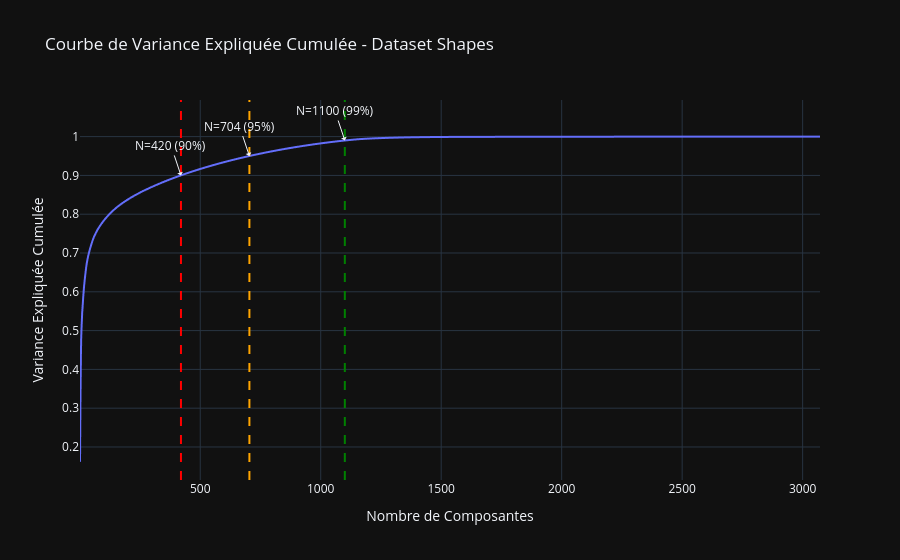

Source (notebook cell):
### Markdown cell above
## 2. Analyse de la variance expliquée cumulée

### Code cell
# On entraîne une PCA sur le nombre maximum de caractéristiques pour l'analyse de variance
pca_max = PCA(n_components=X.shape[1])
pca_max.fit(X)

total_variance = np.sum(pca_max.explained_variance)
explained_variance_ratio = pca_max.explained_variance / total_variance
cumulative_variance = np.cumsum(explained_variance_ratio)

fig = px.line(
    x=np.arange(1, len(cumulative_variance) + 1),
    y=cumulative_variance,
    labels=dict(x="Nombre de Composantes", y="Variance Expliquée Cumulée"),
    title="Courbe de Variance Expliquée Cumulée - Dataset Shapes"
)

thresholds = [0.90, 0.95, 0.99]
colors = ["red", "orange", "green"]
for t, color in zip(thresholds, colors):
    n_comp = np.where(cumulative_variance >= t)[0][0] + 1
    print(f"Seuil {t*100:.0f}% de variance atteint avec N = {n_comp} composantes.")
    fig.add_vline(x=n_comp, line_dash="dash", line_color=color)
    fig.add_annotation(x=n_comp, y=t, text=f"N={n_comp} ({t*100:.0f}%)", showarrow=True, arrowhead=1)

fig.update_layout(template="plotly_dark")
fig.show()

### Figure 1 — Plotly figure (JSON) as saved in the notebook; plotly's stock layout.template omitted (floating-point values rounded to 4 significant figures; data arrays with more than 128 entries replaced by an {"elided": "..."} marker saying what was removed)
{"data": [{"hovertemplate": "Nombre de Composantes=%{x}<br>Variance Expliquée Cumulée=%{y}<extra></extra>", "legendgroup": "", "line": {"color": "#636efa", "dash": "solid"}, "marker": {"symbol": "circle"}, "mode": "lines", "name": "", "showlegend": false, "type": "scattergl", "x": {"elided": "3072 int values"}, "xaxis": "x", "y": {"elided": "3072 float values"}, "yaxis": "y"}], "layout": {"annotations": [{"arrowhead": 1, "showarrow": true, "text": "N=420 (90%)", "x": 420, "y": 0.9}, {"arrowhead": 1, "showarrow": true, "text": "N=704 (95%)", "x": 704, "y": 0.95}, {"arrowhead": 1, "showarrow": true, "text": "N=1100 (99%)", "x": 1100, "y": 0.99}], "legend": {"tracegroupgap": 0}, "shapes": [{"line": {"color": "red", "dash": "dash"}, "type": "line", "x0": 420, "x1": 420, "xref": "x", "y0": 0, "y1": 1, "yref": "y domain"}, {"line": {"color": "orange", "dash": "dash"}, "type": "line", "x0": 704, "x1": 704, "xref": "x", "y0": 0, "y1": 1, "yref": "y domain"}, {"line": {"color": "green", "dash": "dash"}, "type": "line", "x0": 1100, "x1": 1100, "xref": "x", "y0": 0, "y1": 1, "yref": "y domain"}], "title": {"text": "Courbe de Variance Expliquée Cumulée - Dataset Shapes"}, "xaxis": {"anchor": "y", "domain": [0, 1], "title": {"text": "Nombre de Composantes"}}, "yaxis": {"anchor": "x", "domain": [0, 1], "title": {"text": "Variance Expliquée Cumulée"}}}}
